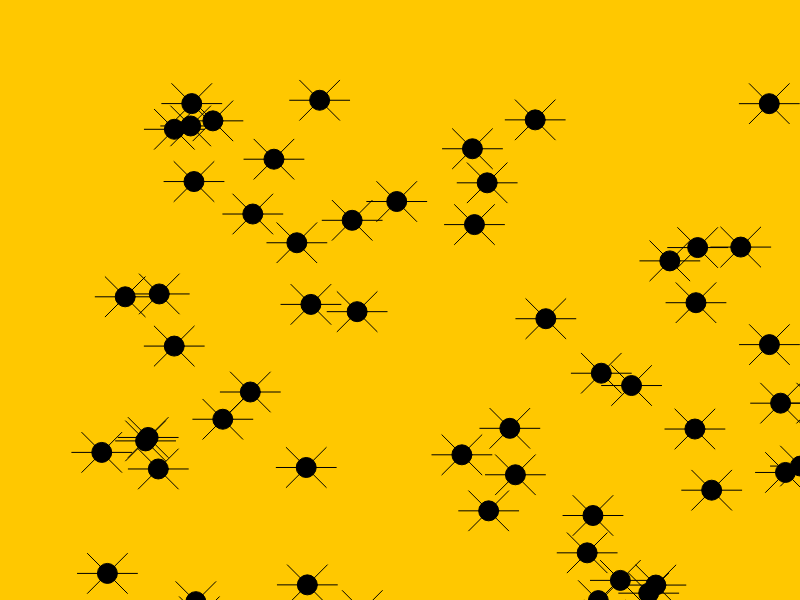
Frame 1 (no input)
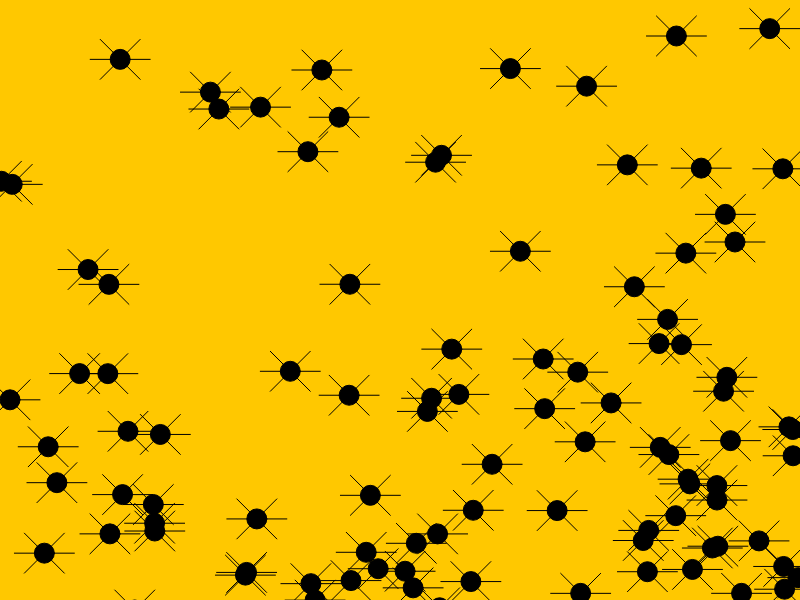
Frame 60 (no input)
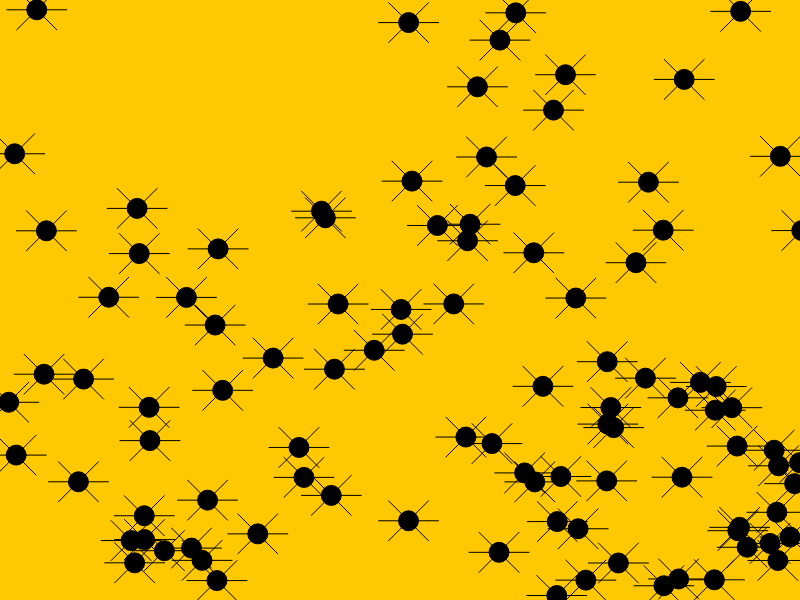
Frame 120 (the mouse pressed at the canvas centre since frame 60)

The p5.js sketch that drew these frames (run headless with seeded random() and noise() and a simulated clock; from frame 60 on, the mouse is pressed at the canvas centre):

// p5.js sketch
// ── sketch.js
var spiders = [];

function setup() {
  createCanvas(displayWidth, displayHeight)
  for (var i = 0; i < 100; i++){
    spiders.push(new spider(random(100, 900),random(100,900)));
  }
}
function draw() {
  background(255,200,0);

  for (var i = 0; i < spiders.length; i++){
    spiders[i].move();
    spiders[i].show();
  }
}
class spider {
  constructor(x, y){
    this.x = x;
    this.y = y;
    this.stefna = random(0, 1);
    this.speed = 5;
  }
  move() {
    this.stefna = this.stefna + random(-0.1, 0.1);
    this.x = this.x + this.speed*cos(this.stefna*2*PI);
    this.y = this.y + this.speed*sin(this.stefna*2*PI);
    if (this.x > width) {
      this.stefna = 0.5
    }
    if (this.x < 0) {
      this.stefna = 0
    }
    if(this.y > height){
      this.stefna = 0.75
    }
    if(this.y < 0){
      this.stefna = 0.25
    }
  }

  show(){
    fill (0);
    ellipse(this.x, this.y, 20, 20);
    line(this.x, this.y, this.x + 20, this.y + 20);
    line(this.x, this.y, this.x + 30, this.y);
    line(this.x, this.y, this.x + 20, this.y - 20);
    line(this.x, this.y, this.x - 20, this.y + 20);
    line(this.x, this.y, this.x - 30, this.y);
    line(this.x, this.y, this.x - 20, this.y - 20);
  }

}
